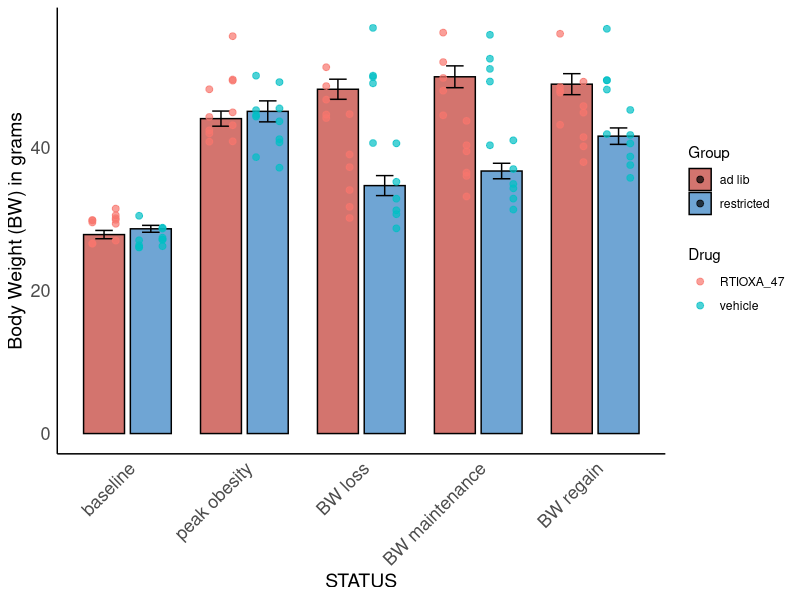
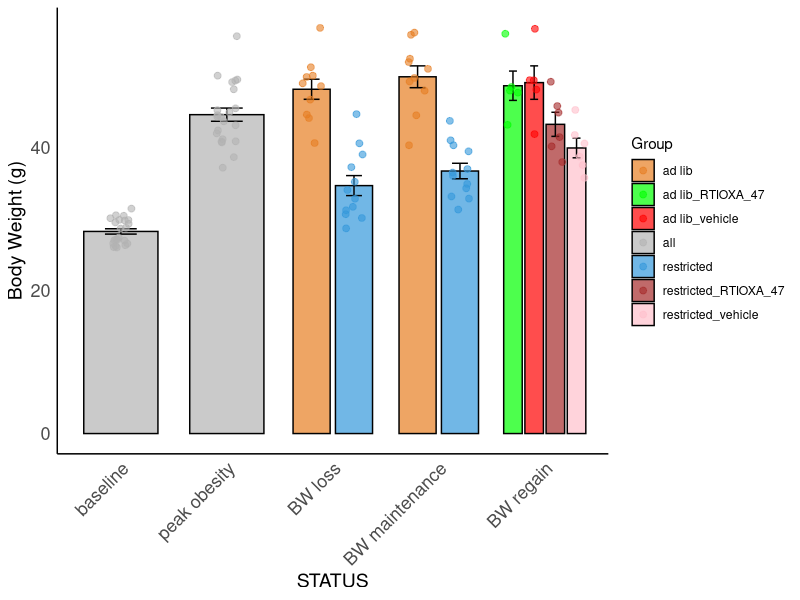

Reproduce these figures in R, in order. (Note: this script raises an error after producing the figures.)
# This script aims to explore changes in body weight in middle age NZO after different stages of feeding:
#1 from baseline to peak obesity,
#2:from peak of obesity to acute body weight loss
#3 from acute body weight loss to body weight maintenance
#4 from body weight maintenance to body weight gain after RTIOXA-47 injections

#libraries
library(dplyr) #to use pipe
library(ggplot2) #to graph
library(readr) #to read csv
library(tidyr)  # to use drop-na()
library(ggpubr)
library(purrr)
library(broom)
library(Hmisc)
library(lme4)
library(emmeans)

BW_data <- read_csv("../data/BW.csv") %>% 
  filter(COHORT > 2 & COHORT < 6) %>% # Just NZO females
  filter(!ID %in% c(3712, 3715)) %>% # died during study
  group_by(ID) %>% 
  arrange(DATE) %>% 
  mutate(
    bw_rel = 100 * (BW - first(BW)) / first(BW),
    body_lag = (lag(BW) - BW),
    GROUP = case_when(
      ID %in% c(3706, 3707, 3709, 3711, 3713, 3717, 3716, 3719, 3718, 3726) ~ "ad lib",
      ID %in% c(3708, 3714, 3720, 3721, 3710, 3722, 3723, 3724, 3725, 3727, 3728, 3729) ~ "restricted"
    ),
    DRUG = case_when(
      ID %in% c(3706, 3707, 3709, 3711, 3713, 3714, 3720, 3724, 3725, 3727, 3728) ~ "vehicle",
      ID %in% c(3708, 3710, 3716, 3717, 3718, 3719, 3721, 3722, 3723, 3726, 3729) ~ "RTIOXA_47"
    ),
    day_rel = DATE - first(DATE)
  ) %>%
  mutate(
    STATUS = case_when(
      day_rel == 0 ~ "baseline", 
      DATE == as.Date("2025-02-24") ~ "peak obesity",
      day_rel == 161 ~ "BW loss",
      COMMENTS == "DAY_1_INJECTIONS" ~ "BW maintenance", 
      COMMENTS == "DAY_4_SABLE_AND_SAC" ~ "BW regain",
      TRUE ~ NA_character_
    )
  ) %>%
  filter(!is.na(STATUS)) 


# Make STATUS an ordered factor
BW_data <- BW_data %>%
  mutate(STATUS = factor(STATUS, 
                         levels = c("baseline", "peak obesity", "BW loss", 
                                    "BW maintenance", "BW regain")))


#format plot

scaleFill <- scale_fill_manual(values = c("#C03830FF", "#317EC2FF"))


format.plot <- theme(
  strip.background = element_blank(),
  panel.spacing.x = unit(0.1, "lines"),          
  panel.spacing.y = unit(1.5, "lines"),  
  axis.text = element_text(family = "Helvetica", size = 13),
  axis.title = element_text(family = "Helvetica", size = 14),
  
  # remove background grid lines only
  panel.grid.major = element_blank(),
  panel.grid.minor = element_blank(),
  
  # keep axis lines
  axis.line = element_line(color = "black")
)

plot <- BW_data %>%
  ggplot(aes(x = STATUS, y = BW, fill = GROUP)) +
  
  # mean bars
  stat_summary(
    fun = mean,
    geom = "col",
    position = position_dodge(width = 0.8),
    color = "black", width = 0.7, alpha = 0.7
  ) +
  
  # error bars (mean ± SE)
  stat_summary(
    fun.data = mean_se,
    geom = "errorbar",
    position = position_dodge(width = 0.8),
    width = 0.3
  ) +
  
  # individual data points
  geom_point(
    aes(color = DRUG),
    position = position_dodge(width = 0.8),
    alpha = 0.7, size = 2
  ) +
  
  scaleFill +
  theme_minimal() +
  labs(y = "Body Weight (BW) in grams", fill = "Group", color = "Drug") +
  format.plot +
  theme(
    axis.text.x = element_text(angle = 45, hjust = 1)
  )

plot

BW_plotdata <- BW_data %>%
  mutate(
    PlotGroup = case_when(
      STATUS %in% c("baseline", "peak obesity") ~ "all",          # collapse all
      STATUS %in% c("BW loss", "BW maintenance") ~ GROUP,         # separate by GROUP
      STATUS == "BW regain" ~ paste(GROUP, DRUG, sep = "_")       # GROUP × DRUG
    )
  )

# Define custom colors
custom_colors <- c(
  "all" = "gray70",
  "ad lib" = "#E67E22",              # orange
  "restricted" = "#3498DB",          # sky blue
  "ad lib_vehicle" = "red",      # darker orange
  "ad lib_RTIOXA_47" = "green",    # lighter orange
  "restricted_vehicle" = "pink",  # darker blue
  "restricted_RTIOXA_47" = "brown" # lighter blue
)

plot <- BW_plotdata %>%
  ggplot(aes(x = STATUS, y = BW, fill = PlotGroup)) +
  
  stat_summary(fun = mean, geom = "col",
               position = position_dodge(width = 0.8),
               color = "black", width = 0.7, alpha = 0.7) +
  
  stat_summary(fun.data = mean_se, geom = "errorbar",
               position = position_dodge(width = 0.8),
               width = 0.3) +
  
  geom_point(aes(color = PlotGroup),
             position = position_jitterdodge(dodge.width = 0.8, jitter.width = 0.2),
             alpha = 0.6, size = 2) +
  
  scale_fill_manual(values = custom_colors) +
  scale_color_manual(values = custom_colors) +
  
  theme_minimal() +
  labs(y = "Body Weight (g)", fill = "Group", color = "Group") +
  theme(axis.text.x = element_text(angle = 45, hjust = 1))+
  format.plot

plot

# Fit model
#fits a linear mixed-effects model to evaluate how body weight (BW) changes 
#across different experimental stages (STATUS), between experimental groups (GROUP), 
#and depending on treatment (DRUG)

model <- lmer(BW ~ STATUS * GROUP * DRUG + (1|ID), data = BW_data) # 1|ID is important here because you measure body weight repeatedly in the same animals, 
#observations from the same animal are not independent, the random intercept allows each animal to have its own baseline body weight.
summary(model)

#The asterisks tell R to include:
#1. Main effects: STATUS, GROUP and DRUG
#2. Two-way interactions: STATUS × GROUP, STATUS × DRUG, GROUP × DRUG
#3. Three-way interaction: STATUS × GROUP × DRUG

#In other words, you are testing whether body weight changes across experimental stages
#and whether those changes differ depending on the experimental group and drug treatment.

#Your model is:model <- lmer(BW ~ STATUS * GROUP * DRUG + (1|ID), data = BW_data), You have: 110 BW observations, 22 individual animals,
#Five STATUS categories (one reference category plus four displayed in the output), Two GROUP categories, Two DRUG categories.
#The model considers all combinations of STATUS, GROUP, and DRUG.

#The random effect section Tdescribes the variability in your data.
#Component	    Variance	    Meaning: 
#ID (intercept)	9.997	        Differences in average BW between animals.
#Residual    	5.996	        Variation in BW not explained by the model, including within-animal variation.

#For example, some animals might consistently weigh more than others, even when they are at the same experimental stage.
#The model accounts for these differences rather than treating all 110 observations as independent.
#You have 22 animals contributing to those 110 observations.

#3. Understanding fixed effects, This is the most important section of your output.
#Before interpreting individual coefficients, we need to understand something called the reference category.
#R uses one category from each categorical variable as the reference against which the other categories are compared.
#Based on your output, your reference categories appear to be: STATUS: Baseline (the omitted category),  GROUP: Unrestricted (the omitted category) and DRUG: RTI-47 (the omitted category).
#This is important because all the coefficients in your output are interpreted relative to this reference condition, unless they represent interactions.

# Save emmeans results
emmeans_results <- emmeans(model, pairwise ~ STATUS * GROUP, adjust = "tukey")

#to evaluate baseline ad lib - baseline restricted   p=1
# to evaluate peak obesity ad lib - peak obesity restricted p=0.99

# Convert to data frame
df_emm <- as.data.frame(emmeans_results$emmeans)   # estimated means
df_pairs <- as.data.frame(emmeans_results$contrasts)  # pairwise comparisons

# Print all rows
print(df_emm, n = Inf)
print(df_pairs, n = Inf)
# Keep only significant contrasts
df_sig <- df_pairs %>%
  filter(p.value <= 0.05)

# View the results
print(df_sig, n = Inf)
View(df_sig)

#RTIOXA 47 for 5 weeks 40 mg/kg  cohort from 2022 Bri's data---- 
## BW ----
### These c57 and nzo mice were on chow over the course of the study
### assignation to the drugs was based on .csv file from Bri original data

BW_data <- read_csv("../data/BW.csv") %>% 
  filter(COHORT %in% c(8, 20, 21)) %>%
  mutate(
    DRUG = case_when(
      ID %in% c(
        1,3,5,7,9,11,13,15,17,19,21,23, # cohort 8
        25,27,30,31,33,35,37,39,41,43,45,48, # cohort 20
        50,51,52,53,56,57,61,66,67,68,70 # cohort 21
      ) ~ "vehicle",
      
      ID %in% c(
        2,4,6,8,10,12,14,16,18,20,22,24, # cohort 8
        26,28,29,32,34,36,38,40,42,44,46,47, # cohort 20
        49,54,55,58,59,60,62,63,64,65,69,71 # cohort 21
      ) ~ "RTI_47"
    )
  ) %>%                        
  mutate(
    DATE = ymd(DATE)
  ) %>% 
  arrange(DATE) %>% 
  mutate(
    STATUS = case_when(
      COHORT == 8 & DATE == as.Date("2022-03-04") ~ "start",
      COHORT == 8 & DATE == as.Date("2022-04-08") ~ "end",
      COHORT == 20 & DATE == as.Date("2022-04-22") ~ "start",
      COHORT == 20 & DATE == as.Date("2022-05-27") ~ "end",
      COHORT == 21 & DATE == as.Date("2022-10-28") ~ "start",
      COHORT == 21 & DATE == as.Date("2022-12-02") ~ "end",
      TRUE ~ NA_character_
    )
  ) %>% 
  ungroup() %>% 
  filter(DATE >= as.Date("2022-03-04")) %>% #cohort 8 has acclimation, it seems like cohort 20 an 21 did not
  filter(COHORT %in% c(8, 21)) #seems like cohort 20 has issues with solubility of the drug but in Bri's notes nothing is noticed

BW_data  %>% 
  #  filter(SEX=="F") %>% 
  # filter(STRAIN == "NZO/HlLtJ") %>% 
  group_by(DRUG,SEX,STRAIN,ID,COHORT) %>% #so cohort 21 are just females from both strains
  summarise(n_ID = n_distinct(ID)) %>% 
  print(n = Inf)

###1. BW longitudinal ----  
BW_data_2 <- BW_data %>% 
  group_by(ID,DRUG,SEX,STRAIN) %>% 
  mutate(
    start_date = DATE[STATUS == "start"][1],
    day_rel = as.numeric(DATE - start_date),
    week_rel = floor(day_rel / 7),
    bw_start = BW[STATUS == "start"][1],
    bw_rel = 100 * (BW - bw_start) / bw_start
  ) %>% 
  ungroup() %>% 
  filter(day_rel >= 0, day_rel < 40) %>%
  mutate(
    week_rel = factor(week_rel, levels = 0:5)
  ) #%>% 
#filter(STRAIN == "C57BL/6J") %>% 
#filter(SEX=="F") 

BW_data_2 %>% 
  group_by(DRUG,SEX,STRAIN) %>%
  summarise(
    n_ID = n_distinct(ID),
    .groups = "drop"
  ) %>% 
  print(n = Inf)


BW_summary <- BW_data_2 %>%
  group_by(week_rel,DRUG,SEX,STRAIN) %>%
  summarise(
    mean_BW = mean(BW, na.rm = TRUE),
    sem_BW = sd(BW, na.rm = TRUE) / sqrt(sum(!is.na(BW))),
    n = sum(!is.na(BW)),
    .groups = "drop"
  )

### plot BW longitudinal ----
plot_BW <- ggplot() +
  geom_line(   # Individual mouse trajectories
    data = BW_data_2,
    aes(
      x = week_rel,
      y = BW,
      group = ID,
      color = DRUG
    ),
    alpha = 0.25,
    linewidth = 0.5
  ) +
  geom_point(   # Individual measurements
    data = BW_data_2,
    aes(
      x = week_rel,
      y = BW,
      color = DRUG
    ),
    alpha = 0.35,
    size = 1.5
  ) +
  geom_line(   # Group mean
    data = BW_summary,
    aes(
      x = week_rel,
      y = mean_BW,
      group = DRUG,
      color = DRUG
    ),
    linewidth = 1.2
  ) +
  geom_point(  # Mean points
    data = BW_summary,
    aes(
      x = week_rel,
      y = mean_BW,
      color = DRUG
    ),
    size = 3
  ) +
  geom_errorbar(  # SEM
    data = BW_summary,
    aes(
      x = week_rel,
      ymin = mean_BW - sem_BW,
      ymax = mean_BW + sem_BW,
      color = DRUG
    ),
    width = 0.15,
    linewidth = 0.7
  ) +
  
  facet_wrap(~ SEX*STRAIN) +
  
  scale_color_manual(
    values = c(
      "vehicle" = "gray60",
      "RTI_47" = "#E67E22"
    )
  ) +
  
  scale_x_discrete(
    labels = c(
      "0" = "0",
      "1" = "1",
      "2" = "2",
      "3" = "3",
      "4" = "4",
      "5" = "5"
    )
  ) +
  
  labs(
    x = "Week",
    y = "Body weight (g)",
    color = NULL
  ) +
  
  theme_classic(base_size = 14) +
  
  theme(
    legend.position = "top",
    strip.background = element_blank(),
    strip.text = element_text(face = "bold")
  )+
  scale_color_manual(
    values = drug_colors,
    labels = drug_labels
  )

plot_BW


### stats BW longitudinal ----
#At each week, is body weight significantly different between RTI-47 and Vehicle?
# Linear mixed-effects model collapsed by SEX and STRAIN
BW_model <- lmer(
  BW ~ DRUG * week_rel + (1 | ID),
  data = BW_data_2,
  REML = FALSE
)

anova(BW_model)

BW_emmeans <- emmeans(
  BW_model,
  ~ DRUG | week_rel
)

BW_emmeans

BW_weekly_comparisons <- pairs(
  BW_emmeans,
  adjust = "holm"
)

BW_weekly_comparisons
